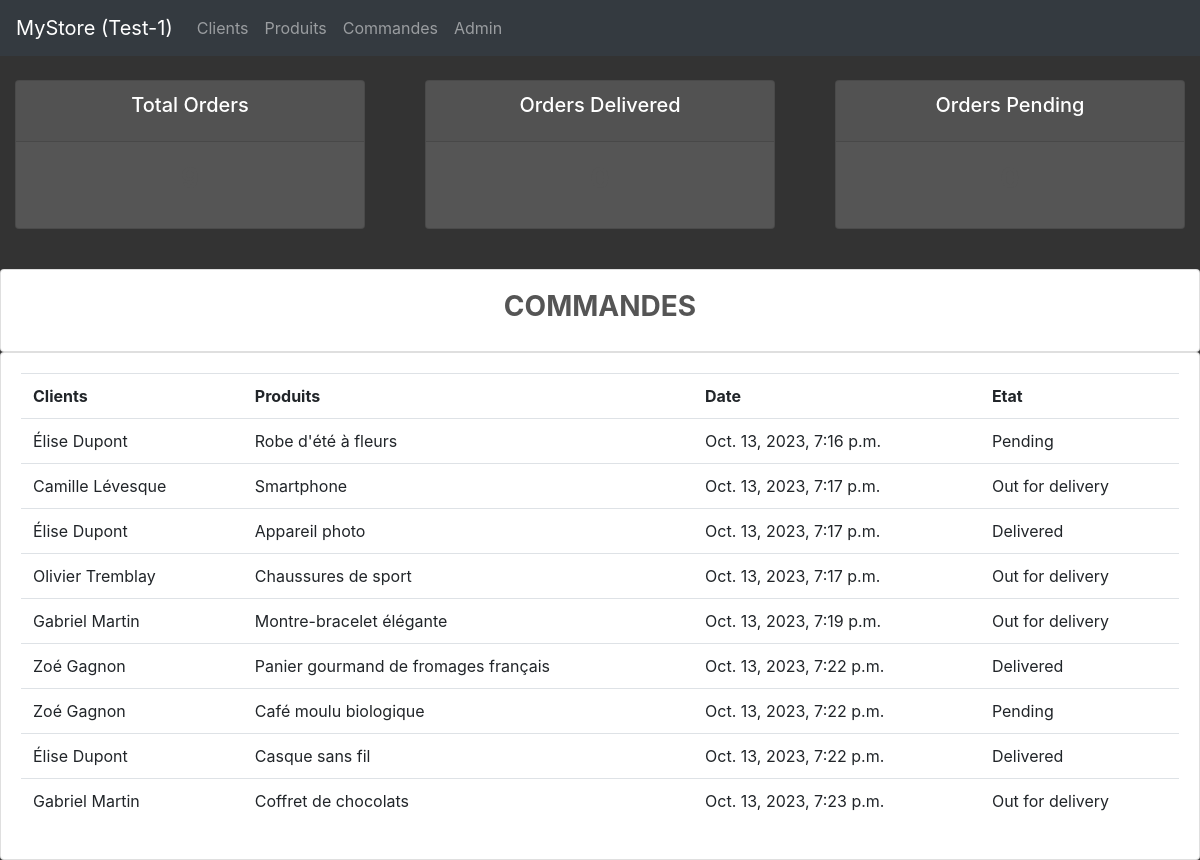
/orders/, run on an earlier commit of the app's database.
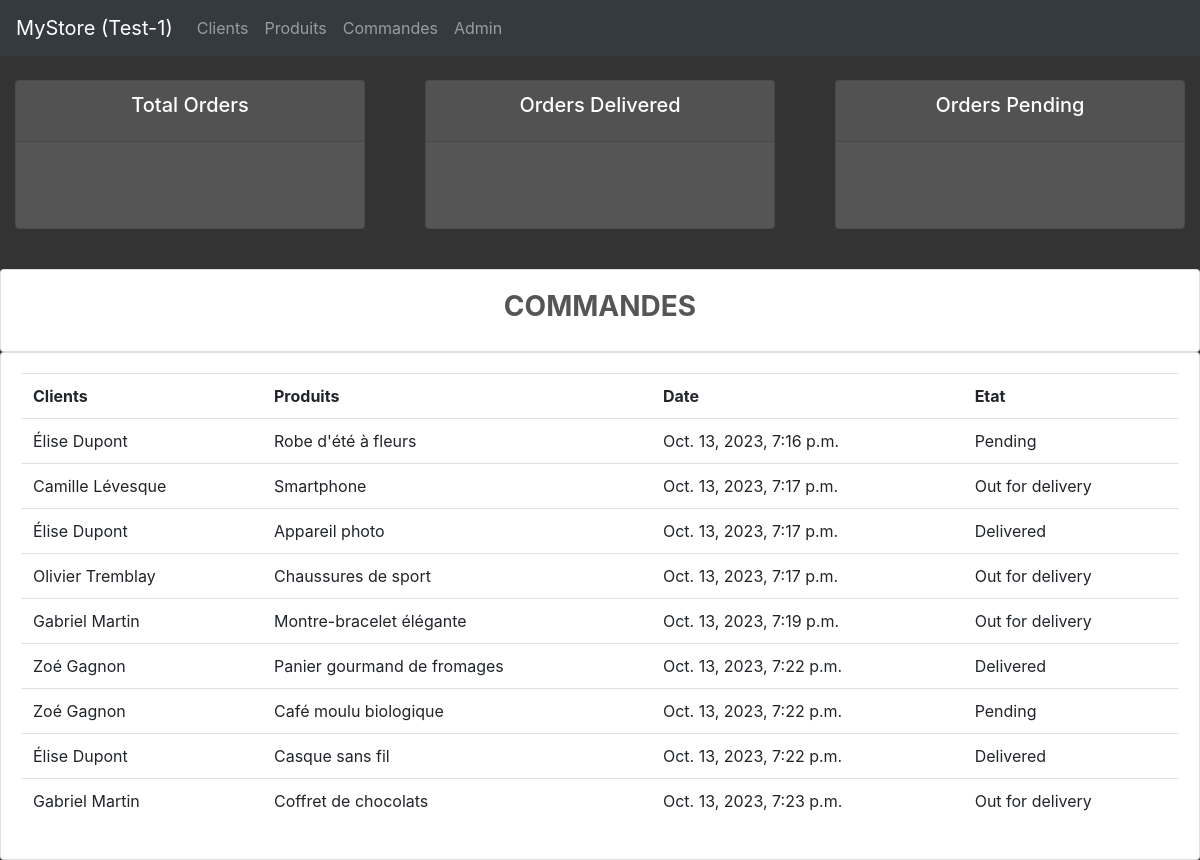
And on a later commit of the database.
### crm/models.py (models this page shows)
class Order(models.Model):
    STATUS = (
        ('En attente', 'En attente'),
        ('En cours de livraison', 'En cours de livraison'),
        ('Livrée', 'Livrée'),
    )
    customer = models.ForeignKey(Customer, null=True, on_delete=models.SET_NULL)
    product = models.ForeignKey(Product, null=True, on_delete=models.SET_NULL)
    date_created = models.DateTimeField(auto_now_add=True, null=True)
    status = models.CharField(max_length=200, null=True, choices=STATUS)

class Product(models.Model):
    CATEGORY = (
        ('Électronique', 'Électronique'),
        ('Mode', 'Mode'),
        ('Alimentation', 'Alimentation'),
    )
    name = models.fields.CharField(max_length=50, null=True)
    price = models.DecimalField(decimal_places=2, max_digits=10, null=True)
    category = models.fields.CharField(max_length=15, null=True, choices=CATEGORY)
    description = models.fields.TextField(max_length=200, blank=True, null=True)
    date_created = models.DateField(auto_now_add=True)
    status = models.BooleanField(null=True)
    def __str__(self):
        return self.name

class Customer(models.Model):
    fname = models.CharField(max_length=30, null=True)
    lname = models.CharField(max_length=30, null=True)
    phone = models.CharField(max_length=15, null=True)
    email = models.EmailField(max_length=30, default="customer@.com")
    status = models.BooleanField(null=True)
    date_created = models.DateTimeField(auto_now_add=True, null=True)
    def __str__(self):
        return f"{self.fname} {self.lname}"

### crm/views.py (the view)
# urls.py: path('orders/', views.orders, name='orders'),
def orders(request):
    orders = Order.objects.all()
    total_orders = orders.count()
    delivered = orders.filter(status='Livrée').count()
    pending = orders.filter(status='En attente').count()
    context = {'orders':orders, 'total_orders':total_orders,
               'delivered':delivered, 'pending':pending}
    return render(request, 'crm/orders.html', context)

### crm/templates/crm/orders.html (shortened to what this page needs)
{% extends 'crm/base.html' %}
{% block content %}
{% include 'crm/order_summary.html' %}
<br>
<div class="row">
    <div class="col-md">
        <div class="card card-body">
            <h3>COMMANDES</h3>
        </div>
        <div class="card card-body">
            <table class="table">
                <tr>
                    <th>Clients</th>
                    <th>Produits</th>
                    <th>Date</th>
                    <th>Etat</th>
                </tr>
                {% for i in orders %}
                <tr>
                    <td>{{i.customer}}</td>
                    <td>{{i.product}}</td>
                    <td>{{i.date_created}}</td>
                    <td>{{i.status}}</td>
                </tr>
                {% endfor %}
            </table>
        </div>
    </div>
</div>
{% endblock %}

What changed in the data, as far as the page shows it:
changed through a linked row, Order: product "Panier gourmand de fromages français" → "Panier gourmand de fromages"
